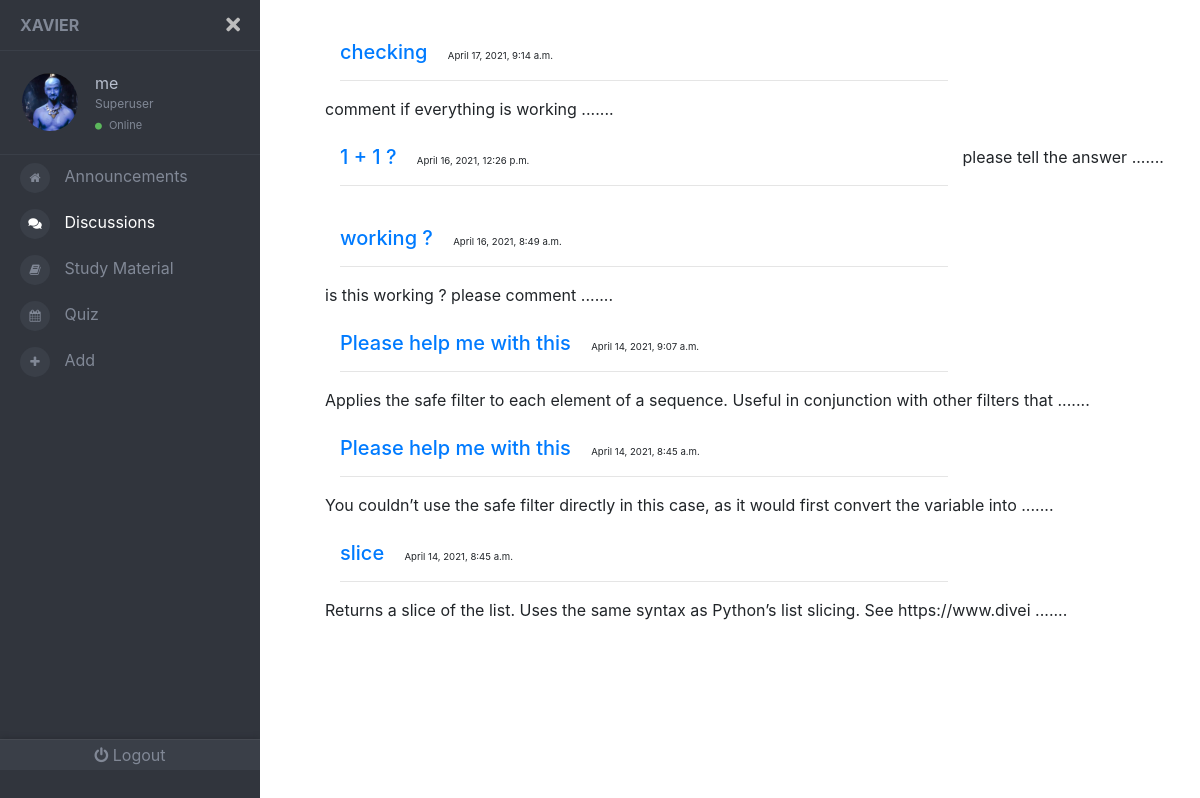
The page /discussions/ (signed in) on the database its author committed.
### front/models.py (models this page shows, shortened)
class Profile(models.Model):
	user= models.OneToOneField(User , on_delete = models.CASCADE )
	image = models.ImageField(default='default.jpg' , upload_to = 'profile_pics')
	color = models.CharField(max_length=7, default='#000000')

class Discussion(models.Model):
	title = models.CharField(max_length=30  , default='Please help me with this')
	content = models.TextField()
	time= models.DateTimeField(auto_now_add=True)
	author = models.ForeignKey(User , on_delete =  models.SET(get_sentinel_user))
	room = models.CharField(max_length=8, default=get_code)

### front/views.py (the view)
# urls.py: path('discussions/',views.discuss ,  name='discusspage'),
def discuss(request):
	if not(request.user.is_authenticated):
		  return redirect('signpage')
	discussion = Discussion.objects.all()[len(Discussion.objects.all())-20:
					] if len(Discussion.objects.all()) > 21 else Discussion.objects.all()
	discussion2 = []
	for i in range(len(discussion)-1 , -1 , -1):
		discussion2.append(discussion[i])
	return render(request, 'front/disc.html' , {'discussions' : discussion2})

### front/templates/front/disc.html (shortened to what this page needs)
{% load static %}
<!DOCTYPE html>
<html lang="en">
  <head>
    <link rel="stylesheet" href='{% static "front/navbar.css" %}' />
    <link
      rel="stylesheet"
      href="https://cdnjs.cloudflare.com/ajax/libs/twitter-bootstrap/4.1.1/css/bootstrap.css"
    />
    <link
      rel="stylesheet"
      href="https://use.fontawesome.com/releases/v5.0.13/css/all.css"
    />
    <link rel="stylesheet" href='{% static "front/material.css" %}' />
    <link rel="stylesheet" href='{% static "front/study.css" %}' />
  </head>
  <body>
    <div class="page-wrapper chiller-theme toggled">
      <nav id="sidebar" class="sidebar-wrapper">
        <div class="sidebar-content">
          <div class="sidebar-brand">
            <a href="{% url 'mainpage' %} " >Xavier</a>
            <div id="close-sidebar">
              <i class="fas fa-times"></i>
            </div>
          </div>
          <div class="sidebar-header">
            <div class="user-pic">
              <img
                class="img-responsive img-rounded"
                src="{{request.user.profile.image.url}}"
                alt="User picture"
                style = "border-radius: 50% ;"
              />
            </div>
            <div class="user-info">
              <span class="user-name">
                {{ request.user.username }}
              </span>
              <span class="user-role">
                  {% if request.user.is_superuser %}
              Superuser
                 {% elif request.user.is_staff %}
              Staff
                  {% else %}
              Student
                  {% endif %}
            </span>
              <span class="user-status">
                <i class="fa fa-circle"></i>
                <span>Online</span>
              </span>
            </div>
          </div>
          <div class="sidebar-menu">
            <ul>
              <li>
                <a href="{% url 'mainpage' %} "
                  ><i class="fa fa-home" aria-hidden="true"></i>
                  <span>Announcements</span>
                </a>
              </li>
              <li>
                <a href="{% url 'discusspage' %} "  style="color: white" >
                  <i class="fas  fa-comments"></i>
                  <span>Discussions</span>
                </a>
              </li>
              <li>
                <a href="{% url 'studypage' %}"
                  ><i class="fa  fa-book"></i>
                  <span>Study Material</span>
                </a>
              </li>
              <li>
                <a href="{% url 'quizpage' %} "
                ><i class="fa fa-calendar"></i>
                  <span>Quiz</span>
                </a>
              </li>
              <li>
                <a href="{% url 'addpage' %} "
                  ><i class="fa fa-plus" aria-hidden="true"></i>
                  <span>Add</span>
                </a>
              </li>
            </ul>
          </div>
          <div class="sidebar-footer">
            <a href="{% url 'logout' %} " style="text-decoration: none">
              <i class="fa fa-power-off"></i>
              <span>Logout</span></a
            >
          </div>
        </div>
      </nav>
      <main class="page-content">
        <div class="container">
         {% for discussion in discussions %}
          <div class="ibox-content forum-container">
            <div class="forum-item active">
              <div class="row">
                <div class="col-md-9">
                  <h5 class="forum-item-title" >
                    <a href="main/?discuss={{discussion.room}}" class="forum-item-title"
                      >{{discussion.title}}</a
                    >
                    <span class="col-md-3" style="font-size: .75rem ;" > <small> {{discussion.time}}</small></span>
                  </h5>
                  <hr />
                </div>
                <br>
                <div class="forum-sub-title" >
                  {{discussion.content |slice:":100"}} .......
                </div>
              </div>
            </div>
          </div> <br>
            {% endfor %}
        </div>
      </main>
    </div>
  </body>
</html>

### rows shown on the page
Discussion: title "checking", time "April 17, 2021, 9:14 a.m.", content "comment if everything is working"
Discussion: title "1 + 1 ?", time "April 16, 2021, 12:26 p.m.", content "please tell the answer"
Discussion: title "working ?", time "April 16, 2021, 8:49 a.m.", content "is this working ? please comment"
Discussion: title "Please help me with this", time "April 14, 2021, 9:07 a.m.", content "Applies the safe filter to each element of a sequence. Useful in conjunction with other filters that"
Discussion: title "Please help me with this", time "April 14, 2021, 8:45 a.m.", content "You couldn’t use the safe filter directly in this case, as it would first convert the variable into"
Discussion: title "slice", time "April 14, 2021, 8:45 a.m.", content "Returns a slice of the list. Uses the same syntax as Python’s list slicing. See https://www.divei"

### other values the page prints
{{ request.user.username }} "me"
